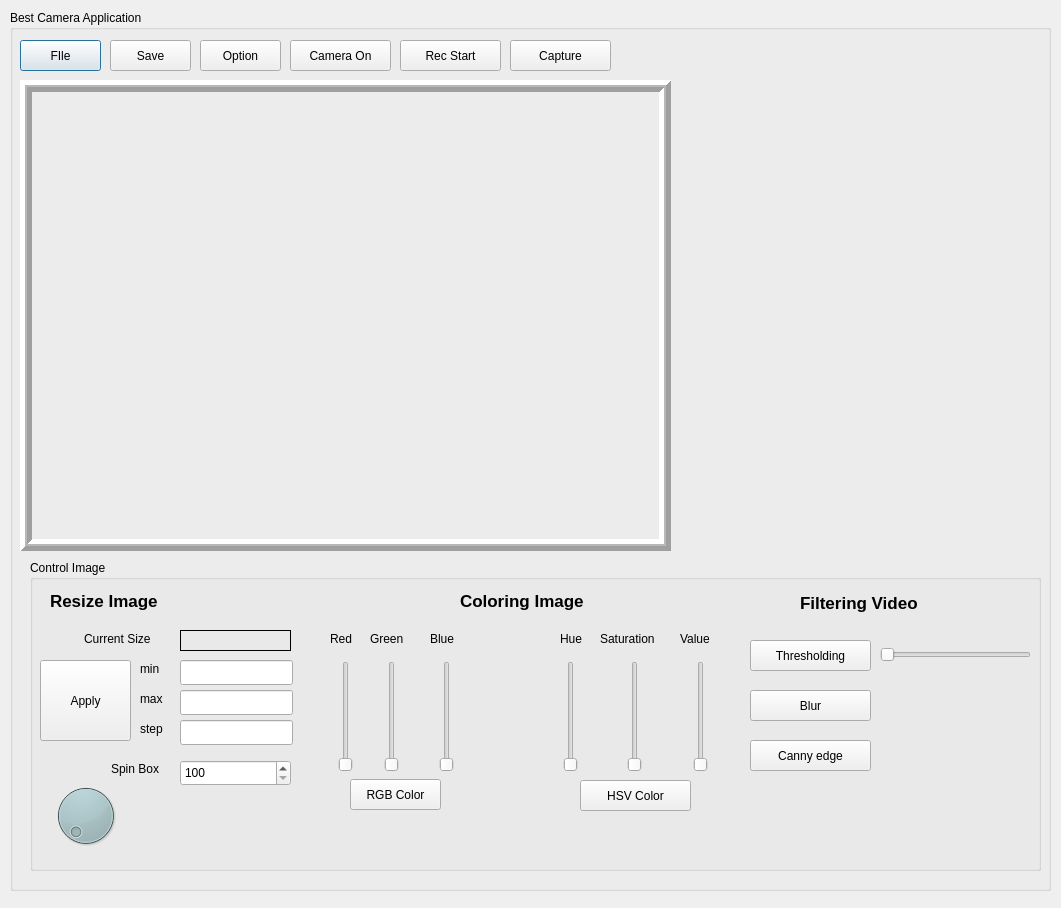
<?xml version="1.0" encoding="UTF-8"?>
<ui version="4.0">
 <class>Dialog</class>
 <widget class="QDialog" name="Dialog">
  <property name="geometry">
   <rect>
    <x>0</x>
    <y>0</y>
    <width>1061</width>
    <height>908</height>
   </rect>
  </property>
  <property name="windowTitle">
   <string>Dialog</string>
  </property>
  <widget class="QGroupBox" name="groupBox">
   <property name="geometry">
    <rect>
     <x>10</x>
     <y>10</y>
     <width>1041</width>
     <height>881</height>
    </rect>
   </property>
   <property name="title">
    <string>Best Camera Application</string>
   </property>
   <widget class="QLabel" name="labelPixmap">
    <property name="geometry">
     <rect>
      <x>10</x>
      <y>70</y>
      <width>651</width>
      <height>471</height>
     </rect>
    </property>
    <property name="layoutDirection">
     <enum>Qt::LeftToRight</enum>
    </property>
    <property name="frameShape">
     <enum>QFrame::Box</enum>
    </property>
    <property name="frameShadow">
     <enum>QFrame::Raised</enum>
    </property>
    <property name="lineWidth">
     <number>5</number>
    </property>
    <property name="midLineWidth">
     <number>2</number>
    </property>
    <property name="text">
     <string/>
    </property>
   </widget>
   <widget class="QPushButton" name="btnOpen">
    <property name="geometry">
     <rect>
      <x>10</x>
      <y>30</y>
      <width>81</width>
      <height>31</height>
     </rect>
    </property>
    <property name="text">
     <string>FIle</string>
    </property>
   </widget>
   <widget class="QPushButton" name="btnSave">
    <property name="geometry">
     <rect>
      <x>100</x>
      <y>30</y>
      <width>81</width>
      <height>31</height>
     </rect>
    </property>
    <property name="text">
     <string>Save</string>
    </property>
   </widget>
   <widget class="QPushButton" name="btnOption">
    <property name="geometry">
     <rect>
      <x>190</x>
      <y>30</y>
      <width>81</width>
      <height>31</height>
     </rect>
    </property>
    <property name="text">
     <string>Option</string>
    </property>
   </widget>
   <widget class="QGroupBox" name="groupBox2">
    <property name="geometry">
     <rect>
      <x>20</x>
      <y>550</y>
      <width>1011</width>
      <height>311</height>
     </rect>
    </property>
    <property name="title">
     <string>Control Image</string>
    </property>
    <widget class="QDial" name="dial">
     <property name="geometry">
      <rect>
       <x>10</x>
       <y>220</y>
       <width>91</width>
       <height>71</height>
      </rect>
     </property>
     <property name="styleSheet">
      <string notr="true">background-color: rgb(171, 195, 198);</string>
     </property>
    </widget>
    <widget class="QLabel" name="ResizeImage">
     <property name="geometry">
      <rect>
       <x>20</x>
       <y>30</y>
       <width>111</width>
       <height>21</height>
      </rect>
     </property>
     <property name="font">
      <font>
       <pointsize>13</pointsize>
       <weight>75</weight>
       <bold>true</bold>
      </font>
     </property>
     <property name="text">
      <string>Resize Image</string>
     </property>
    </widget>
    <widget class="QLabel" name="lineMax">
     <property name="geometry">
      <rect>
       <x>110</x>
       <y>130</y>
       <width>31</width>
       <height>17</height>
      </rect>
     </property>
     <property name="text">
      <string>max</string>
     </property>
    </widget>
    <widget class="QLabel" name="lineMin">
     <property name="geometry">
      <rect>
       <x>110</x>
       <y>100</y>
       <width>31</width>
       <height>17</height>
      </rect>
     </property>
     <property name="text">
      <string>min</string>
     </property>
    </widget>
    <widget class="QLabel" name="lineStep">
     <property name="geometry">
      <rect>
       <x>110</x>
       <y>160</y>
       <width>31</width>
       <height>17</height>
      </rect>
     </property>
     <property name="text">
      <string>step</string>
     </property>
    </widget>
    <widget class="QLineEdit" name="editStep">
     <property name="geometry">
      <rect>
       <x>150</x>
       <y>160</y>
       <width>113</width>
       <height>25</height>
      </rect>
     </property>
     <property name="readOnly">
      <bool>false</bool>
     </property>
    </widget>
    <widget class="QLineEdit" name="editMax">
     <property name="geometry">
      <rect>
       <x>150</x>
       <y>130</y>
       <width>113</width>
       <height>25</height>
      </rect>
     </property>
     <property name="readOnly">
      <bool>false</bool>
     </property>
    </widget>
    <widget class="QLineEdit" name="editMin">
     <property name="geometry">
      <rect>
       <x>150</x>
       <y>100</y>
       <width>113</width>
       <height>25</height>
      </rect>
     </property>
     <property name="readOnly">
      <bool>false</bool>
     </property>
    </widget>
    <widget class="QLabel" name="label_2">
     <property name="geometry">
      <rect>
       <x>54</x>
       <y>70</y>
       <width>91</width>
       <height>17</height>
      </rect>
     </property>
     <property name="text">
      <string>Current Size</string>
     </property>
    </widget>
    <widget class="QPushButton" name="btnHsv">
     <property name="geometry">
      <rect>
       <x>550</x>
       <y>220</y>
       <width>111</width>
       <height>31</height>
      </rect>
     </property>
     <property name="text">
      <string>HSV Color</string>
     </property>
    </widget>
    <widget class="QLabel" name="Coloringmage">
     <property name="geometry">
      <rect>
       <x>430</x>
       <y>30</y>
       <width>131</width>
       <height>21</height>
      </rect>
     </property>
     <property name="font">
      <font>
       <pointsize>13</pointsize>
       <weight>75</weight>
       <bold>true</bold>
      </font>
     </property>
     <property name="text">
      <string>Coloring Image</string>
     </property>
    </widget>
    <widget class="QPushButton" name="btnApply">
     <property name="geometry">
      <rect>
       <x>10</x>
       <y>100</y>
       <width>91</width>
       <height>81</height>
      </rect>
     </property>
     <property name="text">
      <string>Apply</string>
     </property>
    </widget>
    <widget class="QSpinBox" name="spinBox">
     <property name="geometry">
      <rect>
       <x>150</x>
       <y>200</y>
       <width>111</width>
       <height>26</height>
      </rect>
     </property>
     <property name="minimum">
      <number>100</number>
     </property>
     <property name="maximum">
      <number>1000</number>
     </property>
     <property name="singleStep">
      <number>10</number>
     </property>
    </widget>
    <widget class="QLabel" name="label_3">
     <property name="geometry">
      <rect>
       <x>81</x>
       <y>200</y>
       <width>61</width>
       <height>17</height>
      </rect>
     </property>
     <property name="text">
      <string>Spin Box</string>
     </property>
    </widget>
    <widget class="QLabel" name="labelSize">
     <property name="geometry">
      <rect>
       <x>150</x>
       <y>70</y>
       <width>111</width>
       <height>21</height>
      </rect>
     </property>
     <property name="frameShape">
      <enum>QFrame::Box</enum>
     </property>
     <property name="text">
      <string/>
     </property>
    </widget>
    <widget class="QSlider" name="sliderRed">
     <property name="geometry">
      <rect>
       <x>295</x>
       <y>101</y>
       <width>41</width>
       <height>111</height>
      </rect>
     </property>
     <property name="maximum">
      <number>255</number>
     </property>
     <property name="singleStep">
      <number>10</number>
     </property>
     <property name="pageStep">
      <number>1</number>
     </property>
     <property name="orientation">
      <enum>Qt::Vertical</enum>
     </property>
    </widget>
    <widget class="QSlider" name="sliderGreen">
     <property name="geometry">
      <rect>
       <x>341</x>
       <y>101</y>
       <width>41</width>
       <height>111</height>
      </rect>
     </property>
     <property name="maximum">
      <number>255</number>
     </property>
     <property name="singleStep">
      <number>10</number>
     </property>
     <property name="pageStep">
      <number>1</number>
     </property>
     <property name="orientation">
      <enum>Qt::Vertical</enum>
     </property>
    </widget>
    <widget class="QSlider" name="sliderBlue">
     <property name="geometry">
      <rect>
       <x>396</x>
       <y>101</y>
       <width>41</width>
       <height>111</height>
      </rect>
     </property>
     <property name="maximum">
      <number>255</number>
     </property>
     <property name="singleStep">
      <number>10</number>
     </property>
     <property name="pageStep">
      <number>1</number>
     </property>
     <property name="orientation">
      <enum>Qt::Vertical</enum>
     </property>
    </widget>
    <widget class="QLabel" name="label">
     <property name="geometry">
      <rect>
       <x>300</x>
       <y>70</y>
       <width>41</width>
       <height>17</height>
      </rect>
     </property>
     <property name="text">
      <string>Red</string>
     </property>
    </widget>
    <widget class="QLabel" name="label_4">
     <property name="geometry">
      <rect>
       <x>340</x>
       <y>70</y>
       <width>41</width>
       <height>17</height>
      </rect>
     </property>
     <property name="text">
      <string>Green</string>
     </property>
    </widget>
    <widget class="QLabel" name="label_5">
     <property name="geometry">
      <rect>
       <x>400</x>
       <y>70</y>
       <width>41</width>
       <height>17</height>
      </rect>
     </property>
     <property name="text">
      <string>Blue</string>
     </property>
    </widget>
    <widget class="QLabel" name="label_6">
     <property name="geometry">
      <rect>
       <x>530</x>
       <y>70</y>
       <width>31</width>
       <height>17</height>
      </rect>
     </property>
     <property name="text">
      <string>Hue</string>
     </property>
    </widget>
    <widget class="QLabel" name="label_7">
     <property name="geometry">
      <rect>
       <x>570</x>
       <y>70</y>
       <width>81</width>
       <height>17</height>
      </rect>
     </property>
     <property name="text">
      <string>Saturation</string>
     </property>
    </widget>
    <widget class="QLabel" name="label_15">
     <property name="geometry">
      <rect>
       <x>650</x>
       <y>70</y>
       <width>41</width>
       <height>17</height>
      </rect>
     </property>
     <property name="text">
      <string>Value</string>
     </property>
    </widget>
    <widget class="QSlider" name="sliderHue">
     <property name="geometry">
      <rect>
       <x>520</x>
       <y>101</y>
       <width>41</width>
       <height>111</height>
      </rect>
     </property>
     <property name="maximum">
      <number>179</number>
     </property>
     <property name="singleStep">
      <number>10</number>
     </property>
     <property name="pageStep">
      <number>1</number>
     </property>
     <property name="orientation">
      <enum>Qt::Vertical</enum>
     </property>
    </widget>
    <widget class="QSlider" name="sliderSaturation">
     <property name="geometry">
      <rect>
       <x>584</x>
       <y>101</y>
       <width>41</width>
       <height>111</height>
      </rect>
     </property>
     <property name="maximum">
      <number>255</number>
     </property>
     <property name="singleStep">
      <number>10</number>
     </property>
     <property name="pageStep">
      <number>1</number>
     </property>
     <property name="orientation">
      <enum>Qt::Vertical</enum>
     </property>
    </widget>
    <widget class="QSlider" name="sliderValue">
     <property name="geometry">
      <rect>
       <x>650</x>
       <y>101</y>
       <width>41</width>
       <height>111</height>
      </rect>
     </property>
     <property name="maximum">
      <number>255</number>
     </property>
     <property name="singleStep">
      <number>10</number>
     </property>
     <property name="pageStep">
      <number>1</number>
     </property>
     <property name="orientation">
      <enum>Qt::Vertical</enum>
     </property>
    </widget>
    <widget class="QPushButton" name="btnHsv_4">
     <property name="geometry">
      <rect>
       <x>320</x>
       <y>219</y>
       <width>91</width>
       <height>31</height>
      </rect>
     </property>
     <property name="text">
      <string>RGB Color</string>
     </property>
    </widget>
    <widget class="QLabel" name="FilterImage">
     <property name="geometry">
      <rect>
       <x>770</x>
       <y>32</y>
       <width>131</width>
       <height>21</height>
      </rect>
     </property>
     <property name="font">
      <font>
       <pointsize>13</pointsize>
       <weight>75</weight>
       <bold>true</bold>
      </font>
     </property>
     <property name="text">
      <string>Filtering Video</string>
     </property>
    </widget>
    <widget class="QPushButton" name="btnThresh">
     <property name="geometry">
      <rect>
       <x>720</x>
       <y>80</y>
       <width>121</width>
       <height>31</height>
      </rect>
     </property>
     <property name="text">
      <string>Thresholding</string>
     </property>
    </widget>
    <widget class="QSlider" name="slider">
     <property name="geometry">
      <rect>
       <x>850</x>
       <y>87</y>
       <width>151</width>
       <height>16</height>
      </rect>
     </property>
     <property name="maximum">
      <number>256</number>
     </property>
     <property name="orientation">
      <enum>Qt::Horizontal</enum>
     </property>
    </widget>
    <widget class="QPushButton" name="btnBlur">
     <property name="geometry">
      <rect>
       <x>720</x>
       <y>130</y>
       <width>121</width>
       <height>31</height>
      </rect>
     </property>
     <property name="text">
      <string>Blur</string>
     </property>
    </widget>
    <widget class="QPushButton" name="btnCanny">
     <property name="geometry">
      <rect>
       <x>720</x>
       <y>180</y>
       <width>121</width>
       <height>31</height>
      </rect>
     </property>
     <property name="text">
      <string>Canny edge</string>
     </property>
    </widget>
   </widget>
   <widget class="QPushButton" name="btnCamera">
    <property name="geometry">
     <rect>
      <x>280</x>
      <y>30</y>
      <width>101</width>
      <height>31</height>
     </rect>
    </property>
    <property name="text">
     <string>Camera On</string>
    </property>
   </widget>
   <widget class="QPushButton" name="btnRecord">
    <property name="geometry">
     <rect>
      <x>390</x>
      <y>30</y>
      <width>101</width>
      <height>31</height>
     </rect>
    </property>
    <property name="text">
     <string>Rec Start</string>
    </property>
   </widget>
   <widget class="QPushButton" name="btnCapture">
    <property name="geometry">
     <rect>
      <x>500</x>
      <y>30</y>
      <width>101</width>
      <height>31</height>
     </rect>
    </property>
    <property name="text">
     <string>Capture</string>
    </property>
   </widget>
  </widget>
 </widget>
 <resources/>
 <connections/>
</ui>
